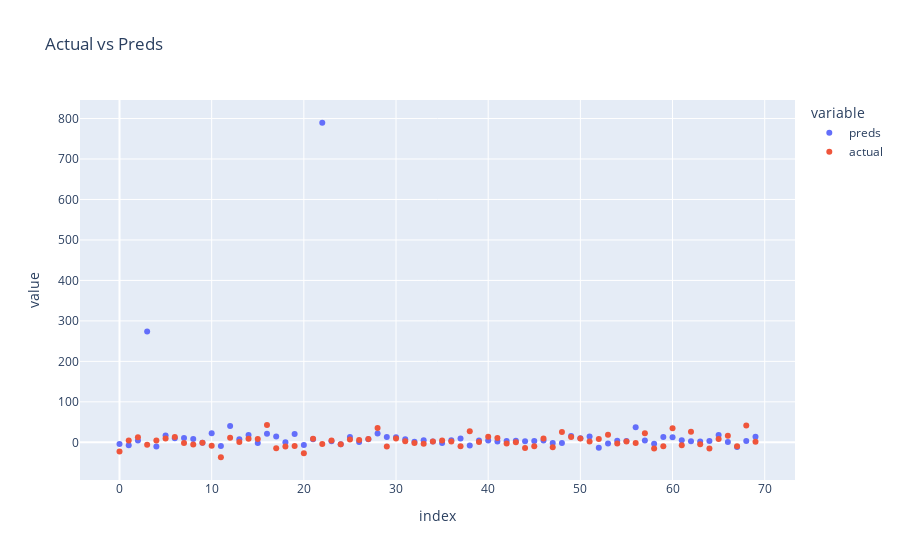
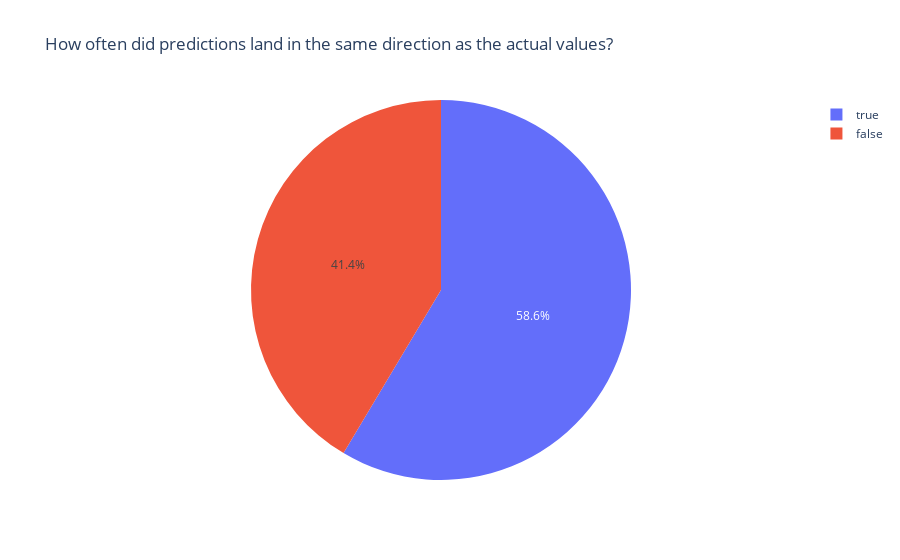

Notebook code cell kept with these figures, in order:
### Code cell
# Visualizing results
fig = px.scatter(
    compare,
    x=compare.index,
    y=['preds', 'actual'],
    title='Actual vs Preds'
)

fig.show()

fig = px.pie(
    dir_df,
    names=dir_df.index,
    values=dir_df['same_direction'],
    title='How often did predictions land in the same direction as the actual values?'
)

fig.show()

### Figure 1 — Plotly figure (JSON) as saved in the notebook; plotly's stock layout.template omitted (floating-point values rounded to 4 significant figures)
{"data": [{"hovertemplate": "variable=preds<br>index=%{x}<br>value=%{y}<extra></extra>", "legendgroup": "preds", "marker": {"color": "#636efa", "symbol": "circle"}, "mode": "markers", "name": "preds", "orientation": "v", "showlegend": true, "type": "scatter", "x": [0, 1, 2, 3, 4, 5, 6, 7, 8, 9, 10, 11, 12, 13, 14, 15, 16, 17, 18, 19, 20, 21, 22, 23, 24, 25, 26, 27, 28, 29, 30, 31, 32, 33, 34, 35, 36, 37, 38, 39, 40, 41, 42, 43, 44, 45, 46, 47, 48, 49, 50, 51, 52, 53, 54, 55, 56, 57, 58, 59, 60, 61, 62, 63, 64, 65, 66, 67, 68, 69], "xaxis": "x", "y": [-4.159, -7.343, 4.644, 273.7, -10.08, 17.0, 9.848, 10.93, 7.993, -0.8628, 22.52, -9.362, 40.46, 7.7, 17.94, -1.954, 21.08, 14.49, 0.1459, 20.58, -6.528, 7.513, 789.6, 2.615, -4.908, 12.87, 0.637, 7.415, 22.01, 13.16, 12.34, 7.732, 1.678, 4.873, 2.25, -1.962, 5.048, 9.388, -8.025, 4.664, 4.312, 1.869, 2.96, 4.039, 2.342, 3.334, 4.459, -1.528, -1.7, 15.88, 9.771, 14.5, -13.29, -2.92, 3.656, 2.972, 37.31, 4.511, -3.657, 13.24, 12.46, 4.87, 2.404, 2.05, 3.44, 17.96, 1.004, -11.31, 2.972, 13.85], "yaxis": "y"}, {"hovertemplate": "variable=actual<br>index=%{x}<br>value=%{y}<extra></extra>", "legendgroup": "actual", "marker": {"color": "#EF553B", "symbol": "circle"}, "mode": "markers", "name": "actual", "orientation": "v", "showlegend": true, "type": "scatter", "x": [0, 1, 2, 3, 4, 5, 6, 7, 8, 9, 10, 11, 12, 13, 14, 15, 16, 17, 18, 19, 20, 21, 22, 23, 24, 25, 26, 27, 28, 29, 30, 31, 32, 33, 34, 35, 36, 37, 38, 39, 40, 41, 42, 43, 44, 45, 46, 47, 48, 49, 50, 51, 52, 53, 54, 55, 56, 57, 58, 59, 60, 61, 62, 63, 64, 65, 66, 67, 68, 69], "xaxis": "x", "y": [-22.42, 4.45, 12.55, -6.27, 4.78, 9.63, 13.15, -1.82, -5.64, -1.33, -8.79, -36.9, 11.44, 0.96, 8.74, 8.2, 42.78, -14.92, -10.44, -9.04, -27.06, 8.57, -4.42, 4.52, -4.95, 7.22, 5.89, 8.42, 35.6, -10.17, 9.68, 2.92, -1.56, -3.29, 2.08, 4.22, 2.17, -10.02, 27.2, 1.06, 14, 10.75, -3.02, 0.27, -14.09, -9.95, 9.25, -12.19, 25.27, 13.31, 9.43, 2.27, 8.17, 18.68, -3.23, 2.03, -1.7, 22.45, -15.29, -9.5, 34.67, -6.96, 26.27, -4.87, -15.31, 8.46, 16.07, -9.61, 41.62, 1.38], "yaxis": "y"}], "layout": {"autosize": true, "legend": {"title": {"text": "variable"}, "tracegroupgap": 0}, "title": {"text": "Actual vs Preds"}, "xaxis": {"anchor": "y", "autorange": true, "domain": [0, 1], "range": [-4.425, 73.43], "title": {"text": "index"}, "type": "linear"}, "yaxis": {"anchor": "x", "autorange": true, "domain": [0, 1], "range": [-97.44, 850.1], "title": {"text": "value"}, "type": "linear"}}}

### Figure 2 — Plotly figure (JSON) as saved in the notebook; plotly's stock layout.template omitted (floating-point values rounded to 4 significant figures)
{"data": [{"domain": {"x": [0, 1], "y": [0, 1]}, "hovertemplate": "index=%{label}<br>same_direction=%{value}<extra></extra>", "labels": [true, false], "legendgroup": "", "name": "", "showlegend": true, "type": "pie", "values": [41, 29]}], "layout": {"autosize": true, "legend": {"tracegroupgap": 0}, "title": {"text": "How often did predictions land in the same direction as the actual values?"}}}
